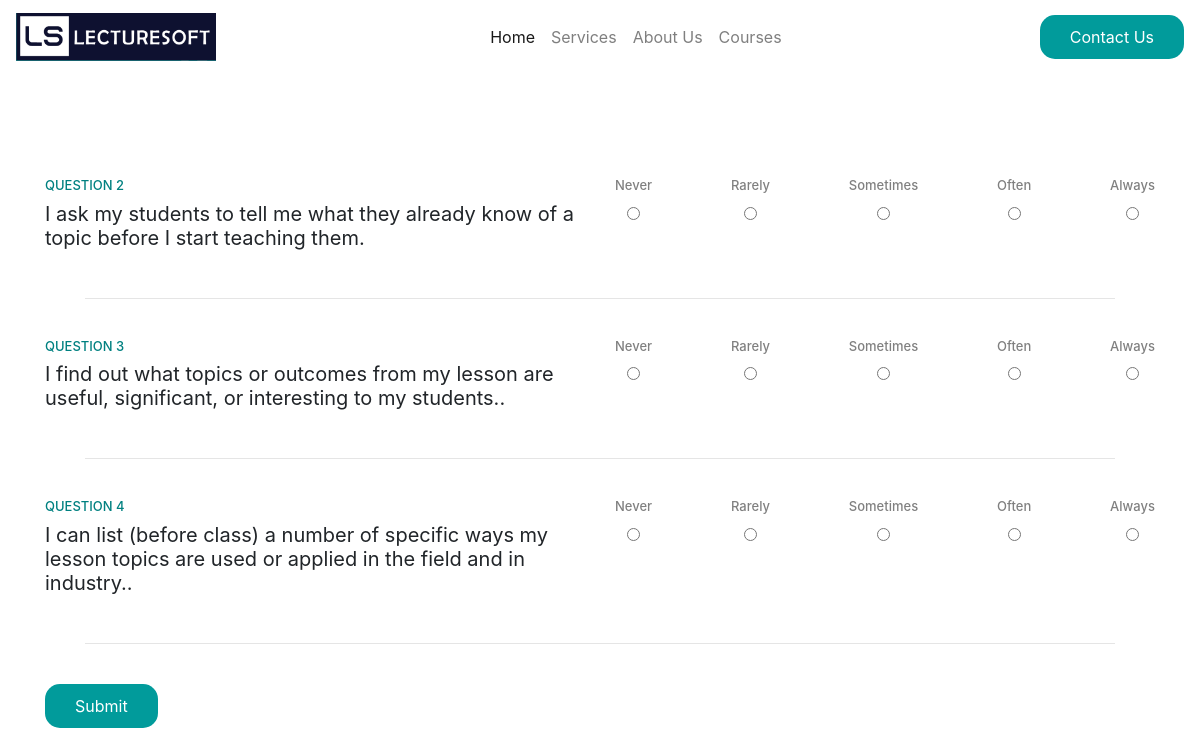
Page /forms on the earlier database version.
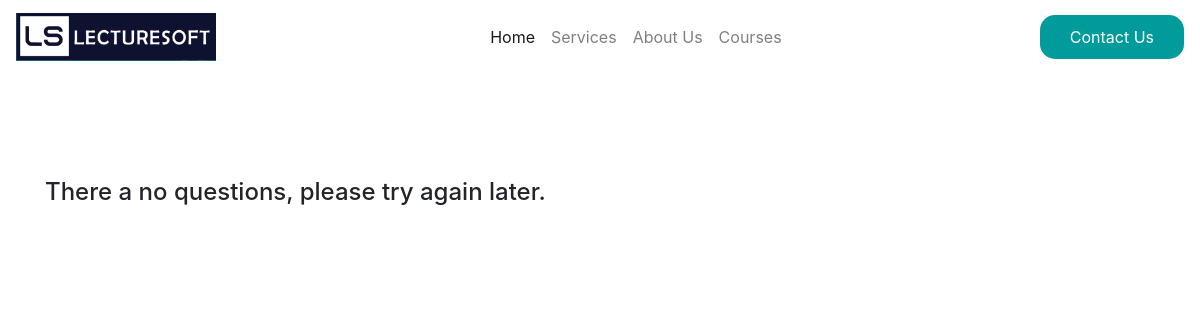
Same page on the later database version.
### models.py (models this page shows)
class Question(db.Model):
    id = db.Column(db.Integer, primary_key=True)
    question = db.Column(db.String())
    skillGroup = db.Column(db.String())
    q_number = db.Column(db.String())

### app.py (the view)
@app.route('/forms')
def forms():
    questions = Question.query.all()
    totalquestions = len(questions)
    return render_template('forms.html', questions = questions, totalquestions=totalquestions)

### templates/forms.html
{% extends "layout.html" %}
{% block body %}
<section>
<div class="container">
    <br>
    {% if totalquestions == 0 %}
    <h4>There a no questions, please try again later.</h4>
    {% else %}
    <form action="{{url_for('report')}}" method="POST">
        {% for question in questions %}
        <div class="row">
            <div class="col-md-6" style="margin-top: auto; margin-bottom: auto;">
                <h6 class="smallheader">QUESTION {{question.id}}</h6>
                <h5 style="font-weight:400;">{{question.question}}.</h5>
            </div>
            <div class="col-md-6">
                <div style="display: flex; justify-content: space-between;">
                    <div style="text-align: center;">
                        <h6 style="color: grey; font-weight: 500; font-size: small;">Never</h6>
                        <input type="radio" name="{{question.id}}" value="0">
                    </div>
                    <div style="text-align: center;">
                        <h6 style="color: grey; font-weight: 500; font-size: small;">Rarely</h6>
                        <input type="radio" name="{{question.id}}" value="1">
                    </div>
                    <div style="text-align: center;">
                        <h6 style="color: grey; font-weight: 500; font-size: small;">Sometimes</h6>
                        <input type="radio" name="{{question.id}}" value="2">
                    </div>
                    <div style="text-align: center;">
                        <h6 style="color: grey; font-weight: 500; font-size: small;">Often</h6>
                        <input type="radio" name="{{question.id}}" value="3">
                    </div>
                    <div style="text-align: center;">
                        <h6 style="color: grey; font-weight: 500; font-size: small;">Always</h6>
                        <input type="radio" name="{{question.id}}" value="4">
                    </div>
                </div>
            </div>
        </div>
        <hr class="line">
        {% endfor %}
        <button class="button" type="submit">Submit</button>
    </form>
    {% endif %}
</div>
</section>
{% endblock %}

Differences in the rows shown:
removed Question: id "2", question "I ask my students to tell me what they already know of a topic before I start teaching them"
removed Question: id "3", question "I find out what topics or outcomes from my lesson are useful, significant, or interesting to my students."
removed Question: id "4", question "I can list (before class) a number of specific ways my lesson topics are used or applied in the field and in industry."
Other differences:
text no longer shown: "Submit"
text now shown: "There a no questions, please try again later."
